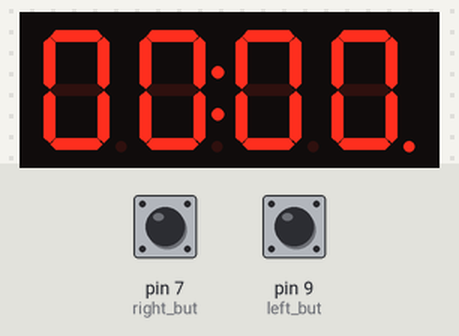
This sketch was run on a simulated Arduino Uno, built with avr-gcc and run on an emulated ATmega328P. On the bench: 4-digit seven-segment display. Inputs (shaded band) come from the test bench; at power-on: pin 7 (right_but) HIGH, pin 9 (left_but) HIGH.

Above: at 1.2 s.
1.3 s: pin 7 (right_but) pulled LOW for 0.15 s
At 1.9 s:
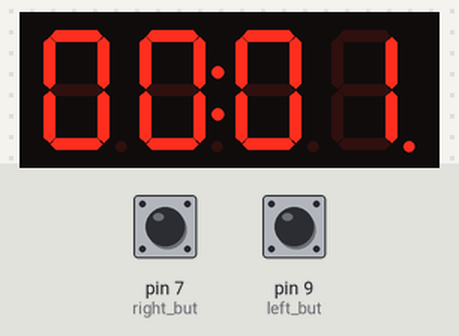
2.9 s: pin 9 (left_but) pulled LOW for 0.15 s
At 4.2 s:
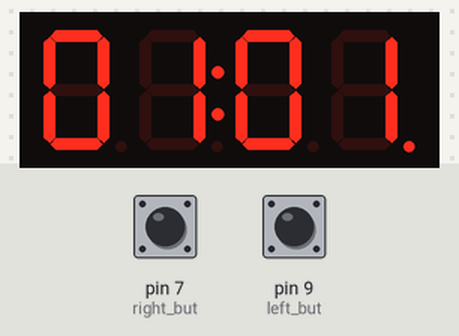
4.5 s: pin 7 (right_but) pulled LOW for 1 s
At 6.7 s:
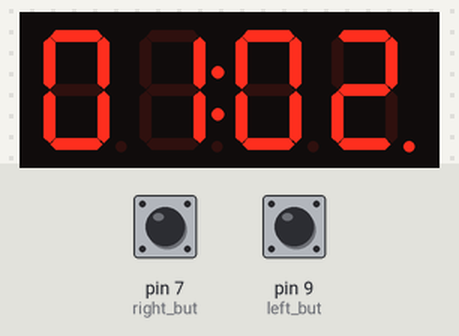
7.0 s: pin 9 (left_but) pulled LOW for 1 s
At 8.6 s:
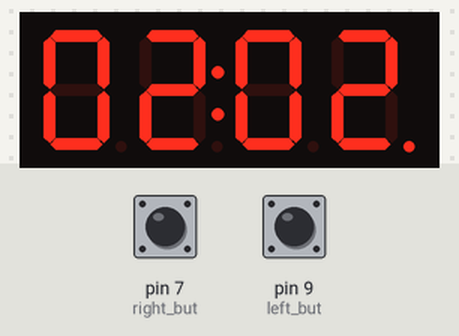
Timing chart, 0 to 10.1 s (numbered marks = the images above; inputs shaded):
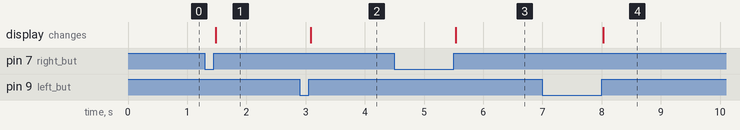

Measured:
- after the input at 1.3 s, the display: changes after 0.18 s (image 1)
- after the input at 2.9 s, the display: changes after 0.19 s (image 2)
- after the input at 4.5 s, the display: changes after 1.0 s (image 3)
- after the input at 7.0 s, the display: changes after 1.0 s (image 4)

The sketch:

TM1637_Placitech_Example.ino
```cpp
/*   Author: PLACITECH. DIY and Funny videos!
 *
 *   Tiktok: @placitech
 *   Instagram: @placitech_
 *   YouTube: PLACITECH
 *
 *  Use this code to learn the basics of 7-segment displays. In this example
 *  you will use a TM1637 module as a scoreboard. There will be 2 scores
 *  (left and right) that you will be able able to change using push buttons.

 *  The microcontroller I used for this example is an Arduino Nano, but you
 *  can use any Micro that you have, like the Arduino UNO or MEGA.
 *
*/

// You'll need this library, so make sure to have it downloaded
#include <TM1637Display.h>

// Define TM1637 and Buttons pins
#define CLK 2
#define DIO 3
#define left_but 9
#define right_but 7

// Declare display
TM1637Display scoreboard(CLK, DIO);

// Score variables
byte left_score;
byte right_score;


// Function used to set the score on the display
void set_score(int left, int right){
  scoreboard.showNumberDecEx(left, 0x40, true, 2, 0);
  scoreboard.showNumberDecEx(right, 0x40, true, 2, 2);
}


void setup() {
  Serial.println("Scoreboard using a TM1637 7-Segment Display");
  pinMode(left_but, INPUT_PULLUP);
  pinMode(right_but, INPUT_PULLUP);
  scoreboard.setBrightness(7); // You can choose from 0 (lowest brightness) to 7 (highest brightness)
  set_score(0, 0);
}


void loop() {
 // Wait until a button is pressed
  while ((digitalRead(left_but) == HIGH) && (digitalRead(right_but) == HIGH)){
    delay(10);
  }

  // If left button is pressed, increase count by 1
  if (digitalRead(left_but) == LOW){
    while (digitalRead(left_but) == LOW){ // Wait for left button to be released
      delay(10);
    }

    left_score++; // Increase left score
    if (left_score > 99){
      left_score = 0;
    }
  }

  // If right button is pressed, increase count by 1
  else if (digitalRead(right_but) == LOW){
    while (digitalRead(right_but) == LOW){ // Wait for right button to be released
      delay(10);
    }

    right_score++; // Increase right score
    if (right_score > 99){
      right_score = 0;
    }
  }

  // Update score
  set_score(left_score, right_score);
}
```
